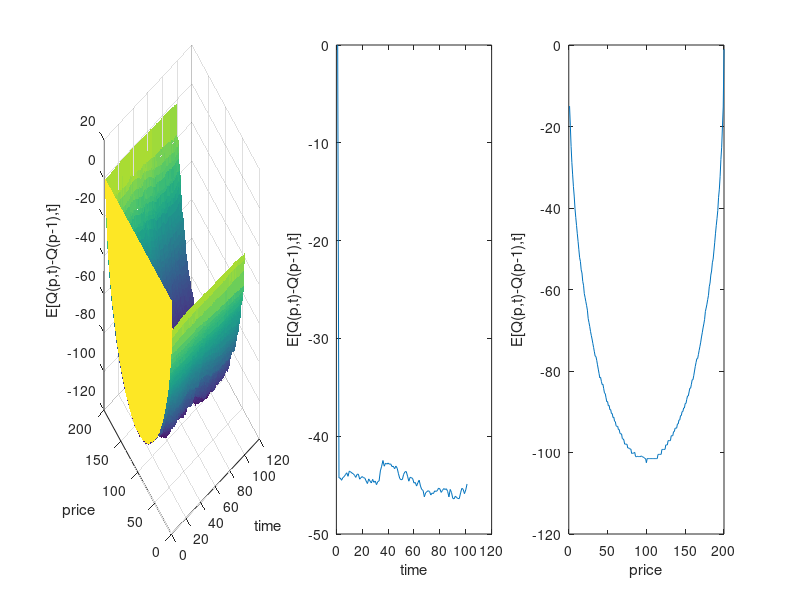
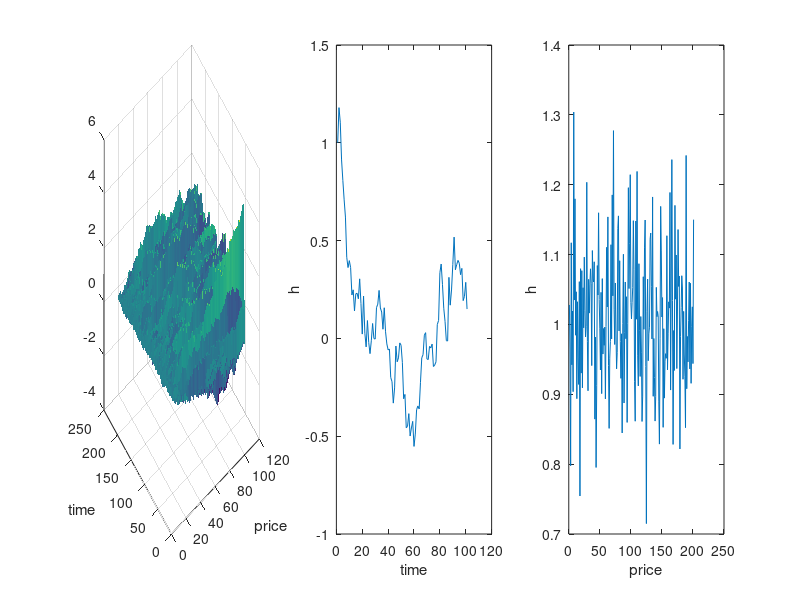

MATLAB code for these plots, in order:
%% A No-arbitrage Model of Liquidity in Financial Markets invovling Brownian Sheets
% Simulation work
% Ran Zhao @ 2015-09-02

%% Define the variables
time_T = 10;   dt = 0.1;   n_time_step = time_T/dt + 1; 
state_S = 20;   ds = 0.1;   n_state_s = state_S/ds + 1; 

% Number of scenarios
N = 1;

d_price = ds;

sigma_eta = 1;
eta_bar = 0.5;
a_eta = 0.3;
D = 1;

h = ones(n_state_s, n_time_step);
q = zeros(n_state_s, n_time_step);
Q = zeros(n_state_s, n_time_step);
E_dQ = zeros(n_state_s-1, n_time_step);
eta = zeros(n_state_s, n_time_step);
%% Define the functions
sigma_h = @(p) 1;
% b_h = @(p,s) 1./(2.^(p/2).*2.^(s/2));
b_h = eye(n_state_s, n_state_s) + 0.1 * randn(n_state_s, n_state_s);
for i = 1:n_state_s
    b_h(i,:) = b_h(i,:) / norm(b_h(i,:),2);
end

b_eta = @(s) 1./(2.^(s/2));
% f_p = @(p,t) exp(-(p-state_S/2)^2/(2*D) * t);
% f_p = @(p) -((p-state_S/2)/state_S)^2;
f_p = @(p) sqrt(p*(state_S-p));
%% Main Simulation work
for iter = 1:N;

if (mod(iter,10) == 0)
    sprintf('Iteration of %d with total iterations of %d', iter, N)
end
    
rand_norm_matrix = randn(n_state_s, n_time_step);    % s by t matrix with normal rands

for p_step = 1:n_state_s
    price = d_price * (p_step - 1);
%     eta_zeros = rand(1);
%     eta_zeros = 0.5;
    eta(p_step,1) = 0.5;
    for time = 2:n_time_step
        h(p_step, time) = h(p_step, time-1)+sigma_h(price) * sum(b_h(p_step,:) * rand_norm_matrix(:,time)*sqrt(ds*dt));
        eta(p_step,time) = eta(p_step, time-1) + a_eta * (eta_bar - eta(p_step,time))*dt + sqrt(eta(p_step,time) * (1-eta(p_step,time))) ... 
                     * sigma_eta * sum(b_eta(1:(n_state_s)) * rand_norm_matrix(:,time) *sqrt(ds*dt));
        
        if eta(p_step,time) > 1
            eta(p_step,time) = 1;
        end
        
        if eta(p_step,time) < 0
            eta(p_step,time) = 0;
        end
        
%         disp(eta(p_step,time))
        index = find(0:ds:state_S <= f_p(price),1,'last');
        q(p_step, time) = sum(h(1:index,time));
        
    end
end

end

for ii = 1:n_state_s
    for jj = 2:n_time_step
        Q(ii, jj) = sum(q(:,jj).*eta(:,jj)) - sum(q(1:ii, jj));
    end
end

dQ = Q(2:end,:) - Q(1:(end-1),:);
E_dQ = E_dQ + dQ;
E_dQ = E_dQ / N;

rand_x_ind = round(dt*(n_time_step-1));
rand_y_ind = round(ds*(state_S-1));
% Plot E[Q(p,t)-Q(p-1),t]
figure
subplot(1,3,1)
surf(1:size(E_dQ,2),1:size(E_dQ,1),E_dQ,'EdgeColor','none')
xlabel('time'); ylabel('price'); zlabel('E[Q(p,t)-Q(p-1),t]');
subplot(1,3,2)
plot(E_dQ(rand_x_ind,:));
xlabel('time'); ylabel('E[Q(p,t)-Q(p-1),t]');
subplot(1,3,3)
plot(E_dQ(:,rand_y_ind));
xlabel('price'); ylabel('E[Q(p,t)-Q(p-1),t]');

figure
subplot(1,3,1)
surf(1:size(h,2),1:size(h,1),h,'EdgeColor','none');
xlabel('price'); ylabel('time');
subplot(1,3,2)
plot(h(rand_x_ind,:));
xlabel('time'); ylabel('h');
subplot(1,3,3)
plot(h(:,rand_y_ind));
xlabel('price'); ylabel('h');

% subplot(1,3,3)
% plot(h(50,:))
% plot(q(50,:))
% plot(Q(50,:))
%hist(mean(dQ));
%plot(sort(mean(dQ)));
